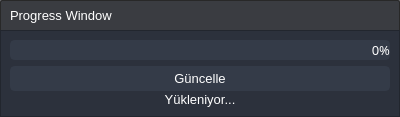
<?xml version="1.0" encoding="UTF-8"?>
<ui version="4.0">
 <class>progress_bar_dialog</class>
 <widget class="QDialog" name="progress_bar_dialog">
  <property name="geometry">
   <rect>
    <x>0</x>
    <y>0</y>
    <width>400</width>
    <height>117</height>
   </rect>
  </property>
  <property name="sizePolicy">
   <sizepolicy hsizetype="Fixed" vsizetype="Fixed">
    <horstretch>0</horstretch>
    <verstretch>0</verstretch>
   </sizepolicy>
  </property>
  <property name="minimumSize">
   <size>
    <width>400</width>
    <height>117</height>
   </size>
  </property>
  <property name="maximumSize">
   <size>
    <width>400</width>
    <height>117</height>
   </size>
  </property>
  <property name="windowTitle">
   <string>Dialog</string>
  </property>
  <property name="styleSheet">
   <string notr="true">QDialog {background: transparent; }
QDialog {
	color: #ffffff;
	background-color: rgba(27, 29, 35, 160);
	border: 1px solid rgb(40, 40, 40);
	border-radius: 2px;
}</string>
  </property>
  <layout class="QVBoxLayout" name="verticalLayout">
   <property name="spacing">
    <number>0</number>
   </property>
   <property name="leftMargin">
    <number>0</number>
   </property>
   <property name="topMargin">
    <number>0</number>
   </property>
   <property name="rightMargin">
    <number>0</number>
   </property>
   <property name="bottomMargin">
    <number>0</number>
   </property>
   <item>
    <layout class="QGridLayout" name="gridLayout_2" rowstretch="0">
     <property name="sizeConstraint">
      <enum>QLayout::SetDefaultConstraint</enum>
     </property>
     <property name="spacing">
      <number>0</number>
     </property>
     <item row="0" column="1">
      <widget class="QPushButton" name="btn_min">
       <property name="sizePolicy">
        <sizepolicy hsizetype="Minimum" vsizetype="Expanding">
         <horstretch>0</horstretch>
         <verstretch>0</verstretch>
        </sizepolicy>
       </property>
       <property name="minimumSize">
        <size>
         <width>30</width>
         <height>30</height>
        </size>
       </property>
       <property name="maximumSize">
        <size>
         <width>30</width>
         <height>30</height>
        </size>
       </property>
       <property name="toolTip">
        <string>Minimize</string>
       </property>
       <property name="styleSheet">
        <string notr="true">QPushButton {	
	border: none;
	background-color: transparent;
}
QPushButton:hover {
	background-color: rgb(52, 59, 72);
}
QPushButton:pressed {	
	background-color: rgb(85, 170, 255);
}</string>
       </property>
       <property name="text">
        <string/>
       </property>
       <property name="icon">
        <iconset resource="files.qrc">
         <normaloff>:/16x16/icons/16x16/cil-window-minimize.png</normaloff>:/16x16/icons/16x16/cil-window-minimize.png</iconset>
       </property>
      </widget>
     </item>
     <item row="0" column="2">
      <widget class="QPushButton" name="btn_close">
       <property name="sizePolicy">
        <sizepolicy hsizetype="Minimum" vsizetype="Expanding">
         <horstretch>0</horstretch>
         <verstretch>0</verstretch>
        </sizepolicy>
       </property>
       <property name="minimumSize">
        <size>
         <width>30</width>
         <height>30</height>
        </size>
       </property>
       <property name="maximumSize">
        <size>
         <width>30</width>
         <height>30</height>
        </size>
       </property>
       <property name="toolTip">
        <string>Close</string>
       </property>
       <property name="styleSheet">
        <string notr="true">QPushButton {	
	border: none;
	background-color: transparent;
}
QPushButton:hover {
	background-color: rgb(52, 59, 72);
}
QPushButton:pressed {	
	background-color: rgb(85, 170, 255);
}</string>
       </property>
       <property name="text">
        <string/>
       </property>
       <property name="icon">
        <iconset resource="files.qrc">
         <normaloff>:/16x16/icons/16x16/cil-x.png</normaloff>:/16x16/icons/16x16/cil-x.png</iconset>
       </property>
      </widget>
     </item>
     <item row="0" column="0">
      <widget class="QLabel" name="label_2">
       <property name="minimumSize">
        <size>
         <width>190</width>
         <height>30</height>
        </size>
       </property>
       <property name="maximumSize">
        <size>
         <width>2000</width>
         <height>30</height>
        </size>
       </property>
       <property name="font">
        <font>
         <family>Segoe UI</family>
         <pointsize>10</pointsize>
        </font>
       </property>
       <property name="styleSheet">
        <string notr="true">color: rgb(255, 255, 255);</string>
       </property>
       <property name="text">
        <string>Progress Window</string>
       </property>
       <property name="margin">
        <number>0</number>
       </property>
       <property name="indent">
        <number>10</number>
       </property>
      </widget>
     </item>
    </layout>
   </item>
   <item>
    <widget class="QFrame" name="frame">
     <property name="minimumSize">
      <size>
       <width>0</width>
       <height>85</height>
      </size>
     </property>
     <property name="styleSheet">
      <string notr="true">background-color: rgb(44, 49, 60);

</string>
     </property>
     <property name="frameShape">
      <enum>QFrame::StyledPanel</enum>
     </property>
     <property name="frameShadow">
      <enum>QFrame::Raised</enum>
     </property>
     <layout class="QVBoxLayout" name="verticalLayout_2">
      <item>
       <widget class="QProgressBar" name="pro_bar">
        <property name="font">
         <font>
          <family>Segoe MDL2 Assets</family>
          <pointsize>10</pointsize>
         </font>
        </property>
        <property name="styleSheet">
         <string notr="true">QProgressBar {
	color: #ffffff;
	border: 2px solid rgb(52, 59, 72);
	border-radius: 5px;	
	background-color: rgb(52, 59, 72);
}
QProgressBar::chunk {
	background-color: rgb(85, 170, 255);
}</string>
        </property>
        <property name="value">
         <number>0</number>
        </property>
        <property name="alignment">
         <set>Qt::AlignRight|Qt::AlignTrailing|Qt::AlignVCenter</set>
        </property>
       </widget>
      </item>
      <item>
       <widget class="QPushButton" name="btn_start_update">
        <property name="minimumSize">
         <size>
          <width>100</width>
          <height>25</height>
         </size>
        </property>
        <property name="font">
         <font>
          <family>Segoe UI</family>
          <pointsize>10</pointsize>
         </font>
        </property>
        <property name="styleSheet">
         <string notr="true">QPushButton {
	color: #ffffff;
	border: 2px solid rgb(52, 59, 72);
	border-radius: 5px;	
	background-color: rgb(52, 59, 72);
}
QPushButton:hover {
	background-color: rgb(57, 65, 80);
	border: 2px solid rgb(61, 70, 86);
}
QPushButton:pressed {	
	background-color: rgb(35, 40, 49);
	border: 2px solid rgb(43, 50, 61);
}
QPushButton:disabled {	
	background-color: rgb(72, 82, 100);
	border: 2px solid rgb(43, 50, 61);
}</string>
        </property>
        <property name="text">
         <string>Güncelle</string>
        </property>
        <property name="icon">
         <iconset resource="files.qrc">
          <normaloff>:/16x16/icons/16x16/cil-cloud-upload.png</normaloff>:/16x16/icons/16x16/cil-cloud-upload.png</iconset>
        </property>
       </widget>
      </item>
      <item>
       <widget class="QLabel" name="label">
        <property name="font">
         <font>
          <family>Segoe UI</family>
          <pointsize>10</pointsize>
         </font>
        </property>
        <property name="styleSheet">
         <string notr="true">color: #ffffff</string>
        </property>
        <property name="text">
         <string>Yükleniyor...</string>
        </property>
        <property name="alignment">
         <set>Qt::AlignCenter</set>
        </property>
       </widget>
      </item>
     </layout>
    </widget>
   </item>
  </layout>
 </widget>
 <resources>
  <include location="files.qrc"/>
 </resources>
 <connections/>
</ui>
